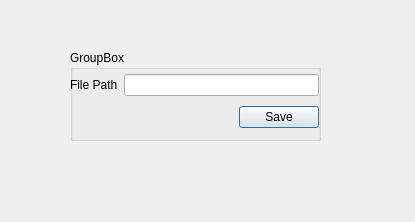
<?xml version="1.0" encoding="UTF-8"?>
<ui version="4.0">
 <class>Dialog</class>
 <widget class="QDialog" name="Dialog">
  <property name="geometry">
   <rect>
    <x>0</x>
    <y>0</y>
    <width>415</width>
    <height>222</height>
   </rect>
  </property>
  <property name="windowTitle">
   <string>Dialog</string>
  </property>
  <widget class="QGroupBox" name="bgMain">
   <property name="geometry">
    <rect>
     <x>70</x>
     <y>50</y>
     <width>251</width>
     <height>91</height>
    </rect>
   </property>
   <property name="title">
    <string>GroupBox</string>
   </property>
   <widget class="QWidget" name="verticalLayoutWidget_2">
    <property name="geometry">
     <rect>
      <x>0</x>
      <y>20</y>
      <width>249</width>
      <height>64</height>
     </rect>
    </property>
    <layout class="QVBoxLayout" name="blVert">
     <item>
      <layout class="QHBoxLayout" name="blHori">
       <item>
        <widget class="QLabel" name="lbSaveFile">
         <property name="text">
          <string>File Path</string>
         </property>
        </widget>
       </item>
       <item>
        <widget class="QLineEdit" name="leFilePath"/>
       </item>
      </layout>
     </item>
     <item alignment="Qt::AlignRight">
      <widget class="QPushButton" name="pbSave">
       <property name="layoutDirection">
        <enum>Qt::LeftToRight</enum>
       </property>
       <property name="text">
        <string>Save</string>
       </property>
       <property name="autoDefault">
        <bool>true</bool>
       </property>
      </widget>
     </item>
    </layout>
   </widget>
  </widget>
 </widget>
 <resources/>
 <connections/>
</ui>
